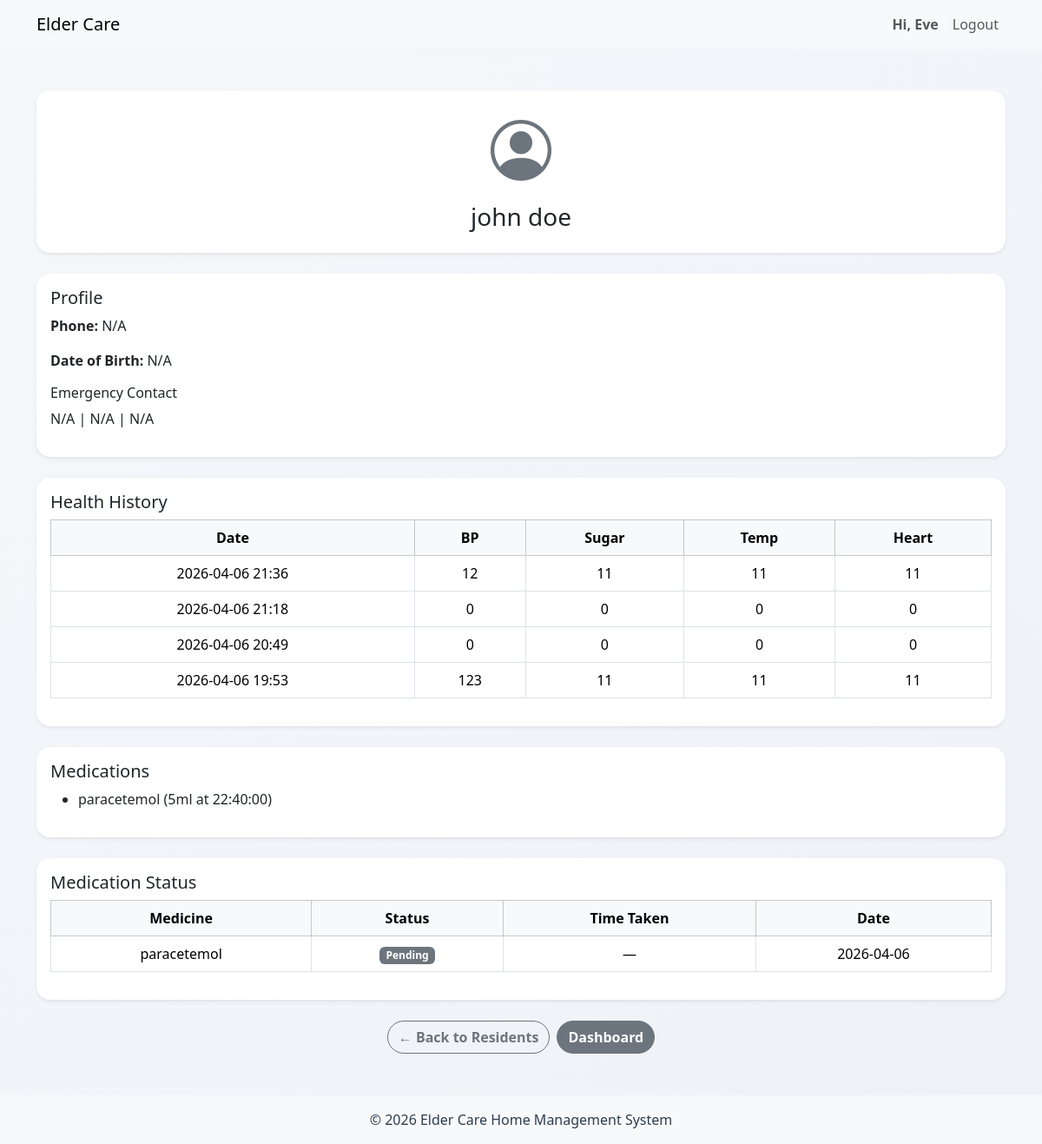
/caregivers/view_resident.php?sin=999999999 (signed in), run on the app's committed database.
### tables this page shows
CREATE TABLE `resident` (
  `residentSIN` varchar(9) NOT NULL,
  `user_id` int(11) NOT NULL,
  `DoB` date DEFAULT NULL,
  `phone` varchar(15) DEFAULT NULL,
  `profilePhoto` text DEFAULT NULL,
  `ECname` text DEFAULT NULL,
  `ECphone` varchar(15) DEFAULT NULL,
  `ECemail` text DEFAULT NULL,
  `fname` varchar(50) DEFAULT NULL,
  `lname` varchar(50) DEFAULT NULL
);

CREATE TABLE `healthreport` (
  `reportID` int(10) UNSIGNED NOT NULL,
  `residentSIN` varchar(9) NOT NULL,
  `empID` int(10) UNSIGNED NOT NULL,
  `heartRate` int(11) NOT NULL,
  `bloodPressure` int(11) NOT NULL,
  `bloodSugar` int(11) NOT NULL,
  `temperature` int(11) NOT NULL,
  `dateOfCreation` datetime NOT NULL DEFAULT current_timestamp(),
  `dateEdited` datetime NOT NULL DEFAULT current_timestamp() ON UPDATE current_timestamp()
);

CREATE TABLE `medication` (
  `medID` int(10) UNSIGNED NOT NULL,
  `residentSIN` varchar(9) NOT NULL,
  `empID` int(10) UNSIGNED NOT NULL,
  `medName` varchar(100) NOT NULL,
  `dose` varchar(50) NOT NULL,
  `timeScheduled` time NOT NULL,
  `dateCreated` datetime NOT NULL DEFAULT current_timestamp()
);

CREATE TABLE `medication_entry` (
  `entryID` int(10) UNSIGNED NOT NULL,
  `medID` int(10) UNSIGNED NOT NULL,
  `reportID` int(10) UNSIGNED NOT NULL,
  `status` enum('delayed','pending','missed','taken') NOT NULL DEFAULT 'pending',
  `timeTaken` time DEFAULT NULL,
  `date` date NOT NULL DEFAULT current_timestamp()
);

### caregivers/view_resident.php (the view, shortened to what this page needs)
<?php
include '../includes/header.php';
$residentSIN = $_GET['sin'];
$stmt = $conn->prepare("SELECT * FROM resident WHERE residentSIN=?");
$stmt->execute([$residentSIN]);
$resident = $stmt->fetch();
$stmt = $conn->prepare("
SELECT * FROM healthreport
WHERE residentSIN = ?
ORDER BY dateOfCreation DESC
");
$stmt->execute([$residentSIN]);
$health = $stmt->fetchAll();
$stmt = $conn->prepare("
SELECT medName, dose, timeScheduled
FROM medication
WHERE residentSIN = ?
");
$stmt->execute([$residentSIN]);
$meds = $stmt->fetchAll();
$stmt = $conn->prepare("
SELECT m.medName, me.status, me.timeTaken, me.date
FROM medication_entry me
JOIN medication m ON me.medID = m.medID
WHERE m.residentSIN = ?
ORDER BY me.date DESC
");
$stmt->execute([$residentSIN]);
$medStatus = $stmt->fetchAll();
$imgPath = null;
?>
<div class="container mt-5">
<div class="card shadow-sm p-3 mb-4 text-center">
<?php if ($imgPath): ?>
    <img src="<?= $imgPath ?>"
         style="width:100px; height:100px; object-fit:cover; border-radius:50%;">
<?php else: ?>
    <div style="font-size:70px; color:#6c757d;">
        <i class="bi bi-person-circle"></i>
    </div>
<?php endif; ?>
<h3 class="mt-2">
    <?= htmlspecialchars($resident['fname'] . " " . $resident['lname']) ?>
</h3>
</div>
<div class="card mb-4 p-3 shadow-sm">
<h5>Profile</h5>
<p><strong>Phone:</strong> <?= htmlspecialchars($resident['phone'] ?? 'N/A') ?></p>
<p><strong>Date of Birth:</strong> <?= htmlspecialchars($resident['DoB'] ?? 'N/A') ?></p>
<h6>Emergency Contact</h6>
<p>
<?= htmlspecialchars($resident['ECname'] ?? 'N/A') ?> |
<?= htmlspecialchars($resident['ECphone'] ?? 'N/A') ?> |
<?= htmlspecialchars($resident['ECemail'] ?? 'N/A') ?>
</p>
</div>
<div class="card mb-4 p-3 shadow-sm">
<h5>Health History</h5>
<div style="max-height:300px; overflow-y:auto;">
<table class="table table-bordered text-center">
<thead class="table-light sticky-top">
<tr>
<th>Date</th>
<th>BP</th>
<th>Sugar</th>
<th>Temp</th>
<th>Heart</th>
</tr>
</thead>
<tbody>
<?php foreach($health as $h): ?>
<tr>
<td><?= date("Y-m-d H:i", strtotime($h['dateOfCreation'])) ?></td>
<td><?= $h['bloodPressure'] ?></td>
<td><?= $h['bloodSugar'] ?></td>
<td><?= $h['temperature'] ?></td>
<td><?= $h['heartRate'] ?></td>
</tr>
<?php endforeach; ?>
</tbody>
</table>
</div>
</div>
<div class="card mb-4 p-3 shadow-sm">
<h5>Medications</h5>
<?php if($meds): ?>
<ul>
<?php foreach($meds as $m): ?>
<li>
<?= htmlspecialchars($m['medName']) ?>
(<?= htmlspecialchars($m['dose']) ?> at <?= htmlspecialchars($m['timeScheduled']) ?>)
</li>
<?php endforeach; ?>
</ul>
<?php else: ?>
<p>No medications assigned</p>
<?php endif; ?>
</div>
<div class="card mb-4 p-3 shadow-sm">
<h5>Medication Status</h5>
<div style="max-height:250px; overflow-y:auto;">
<table class="table table-bordered text-center">
<thead class="table-light sticky-top">
<tr>
<th>Medicine</th>
<th>Status</th>
<th>Time Taken</th>
<th>Date</th>
</tr>
</thead>
<tbody>
<?php foreach($medStatus as $ms): ?>
<tr>
<td><?= htmlspecialchars($ms['medName']) ?></td>
<td>
<span class="badge
<?= $ms['status']=='taken'?'bg-success':
($ms['status']=='missed'?'bg-danger':
($ms['status']=='delayed'?'bg-warning':'bg-secondary')) ?>">
<?= ucfirst($ms['status']) ?>
</span>
</td>
<td><?= htmlspecialchars($ms['timeTaken'] ?? '—') ?></td>
<td><?= htmlspecialchars($ms['date']) ?></td>
</tr>
<?php endforeach; ?>
</tbody>
</table>
</div>
</div>
<div class="text-center mt-4 d-flex justify-content-center gap-2">
<a href="view_residents.php" class="btn btn-outline-secondary">
← Back to Residents
</a>
<a href="dashboard.php" class="btn btn-secondary">
Dashboard
</a>
</div>
</div>
<?php include '../includes/footer.php'; ?>

### assets/css/global.css (style rules this page uses)
body { background: linear-gradient(135deg, #f5f7fa, #eef2f7); font-family: "Segoe UI", Tahoma, sans-serif; color: #2c3e50; }
* { transition: all 0.2s ease; }
.card { border: none; border-radius: 16px; box-shadow: 0 10px 25px rgba(0, 0, 0, 0.06); }
.btn { border-radius: 25px !important; font-weight: 600; }

### data on the page
resident: fname+lname "john doe", phone "N/A", DoB "N/A", ECname "N/A", ECphone "N/A", ECemail "N/A"
healthreport: dateOfCreation "2026-04-06 21:36", bloodPressure "12", bloodSugar "11", temperature "11", heartRate "11"
healthreport: dateOfCreation "2026-04-06 21:18", bloodPressure "0", bloodSugar "0", temperature "0", heartRate "0"
healthreport: dateOfCreation "2026-04-06 20:49", bloodPressure "0", bloodSugar "0", temperature "0", heartRate "0"
healthreport: dateOfCreation "2026-04-06 19:53", bloodPressure "123", bloodSugar "11", temperature "11", heartRate "11"
medication: medName "paracetemol", dose "5ml", timeScheduled "22:40:00"
medication_entry: medID.medName "paracetemol", status "Pending", timeTaken "—", date "2026-04-06"

### other printed values
$username "Eve"
